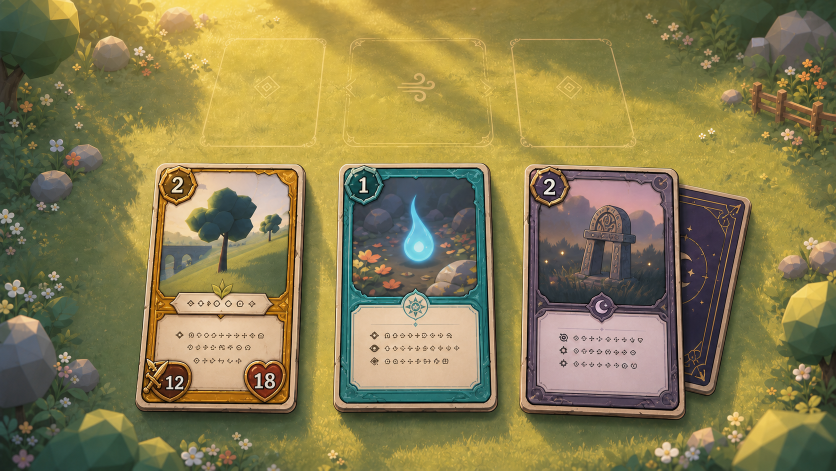
#> input picture docs/exec-50304c60-4218-4f0b-b73f-27b218d4b941.png, 1672 x 941 px (shown at 1/2 size)
$ python make_blind_cards.py
#> lines starting #> are read from the running program, lines starting #| are printed output that depends on the picture
#!/usr/bin/env python3
"""Assemble the anonymized A/B card comparison set and sealed mapping.

For every §13.3 reference-comparable card row, cut the SAME rectangle from
R1 and from the challenger capture, resize detail rows exactly 2x Lanczos,
assign one sealed random A/B mapping for the whole set (as the camera
bake-off did), and write the commitment row into the packet index. The
mapping file lives OUTSIDE the packet; critics receive only labels.
"""
import hashlib
import json
import random
import sys
from pathlib import Path

from PIL import Image

ROOT = Path(__file__).resolve().parent.parent
PACKET = ROOT / "tests/visual/card-packet"
BLIND = PACKET / "blind"
SEALED = ROOT / "tests/visual/card-packet-sealed"
R1 = ROOT / "docs/exec-50304c60-4218-4f0b-b73f-27b218d4b941.png"
CAPTURE = PACKET / "captures/showcase-run1.png"

CARD_ROWS = [
    ("cards-full", (220, 280, 1620, 890), 1),
    ("card-creature-frame", (240, 300, 650, 875), 2),
    ("card-cast-frame", (635, 300, 1040, 875), 2),
    ("card-set-frame", (1000, 300, 1415, 885), 2),
    ("card-back", (1195, 300, 1620, 870), 2),
    ("card-art", (688, 328, 992, 628), 2),
    ("card-title", (688, 548, 992, 640), 2),
    ("card-rules", (688, 612, 992, 808), 2),
    ("card-stats", (272, 700, 616, 828), 2),
    ("card-contact", (248, 776, 1400, 866), 2),
]


def sha256_file(path: Path) -> str:
    return "sha256:" + hashlib.sha256(path.read_bytes()).hexdigest()


def cut(source: Image.Image, rect, scale) -> Image.Image:
    image = source.crop(rect)
    if scale != 1:
        image = image.resize(
            (image.width * scale, image.height * scale), Image.Resampling.LANCZOS
        )
    return image


def main() -> int:
    reference = Image.open(R1).convert("RGB")
#> reference is the input picture: PIL image 1672x941 RGB; mean R, G, B 135.8, 125.1, 80.4
    challenger = Image.open(CAPTURE).convert("RGB")
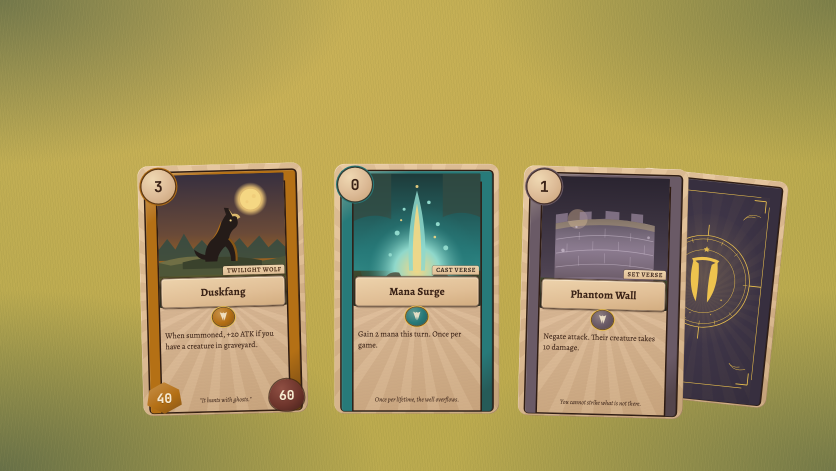
#> input picture tests/visual/card-packet/captures/showcase-run1.png, 1672 x 941 px (shown at 1/2 size)
#> challenger is the input picture: PIL image 1672x941 RGB; mean R, G, B 161.3, 146.8, 88.5

    BLIND.mkdir(parents=True, exist_ok=True)
    SEALED.mkdir(parents=True, exist_ok=True)

    # One sealed mapping for the whole set.
    rng = random.SystemRandom()
    challenger_label = rng.choice(["A", "B"])
    reference_label = "B" if challenger_label == "A" else "A"

    for crop_id, rect, scale in CARD_ROWS:
        directory = BLIND / crop_id
        directory.mkdir(exist_ok=True)
        cut(reference, rect, scale).save(directory / f"{reference_label}.png")
        cut(challenger, rect, scale).save(directory / f"{challenger_label}.png")
#> this loop made 10 passes
#> pass 1, in cut, `image = source.crop(rect)`:
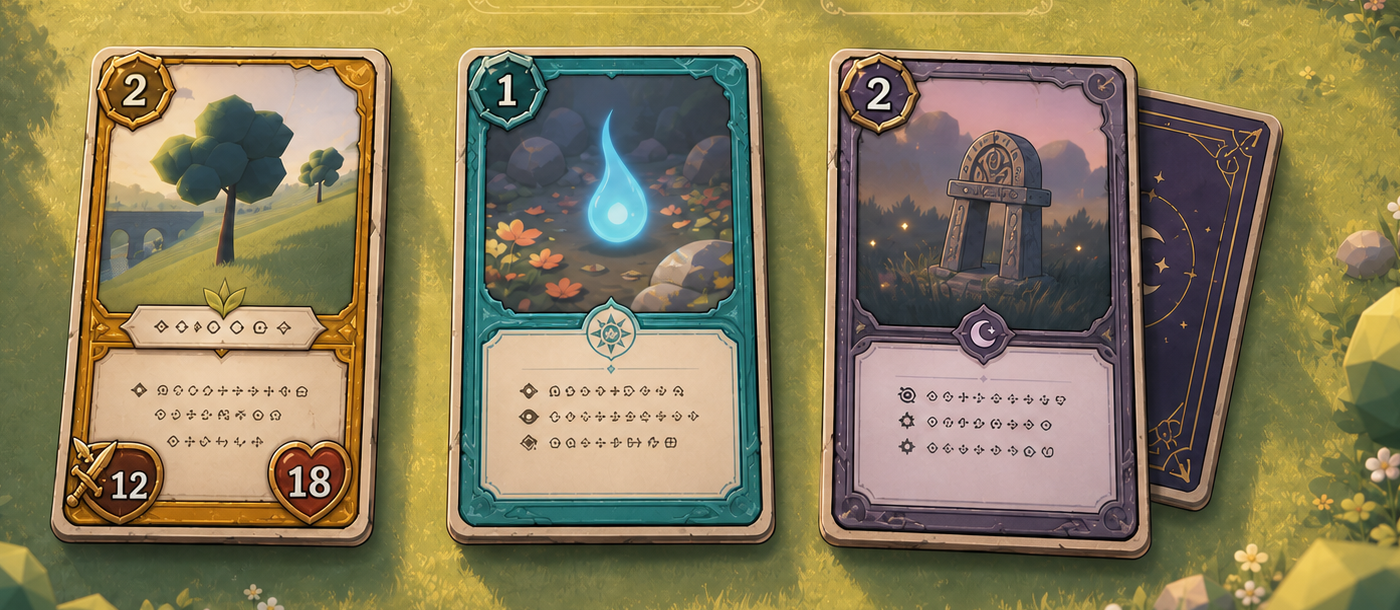
#> image: PIL image 1400x610 RGB; mean R, G, B 136.9, 124.9, 90.2
#> pass 1, in cut (call 2), `image = source.crop(rect)`:
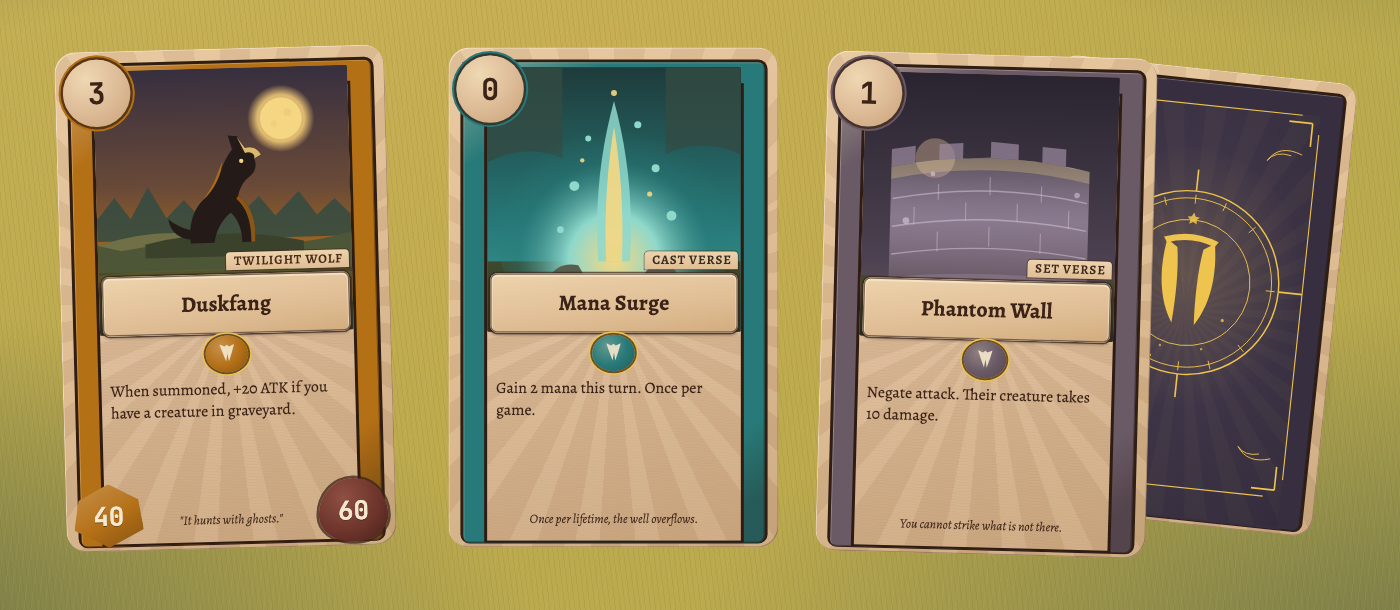
#> image: PIL image 1400x610 RGB; mean R, G, B 152.8, 137.3, 96.1
#> pass 2, in cut (call 3), `image = source.crop(rect)`:
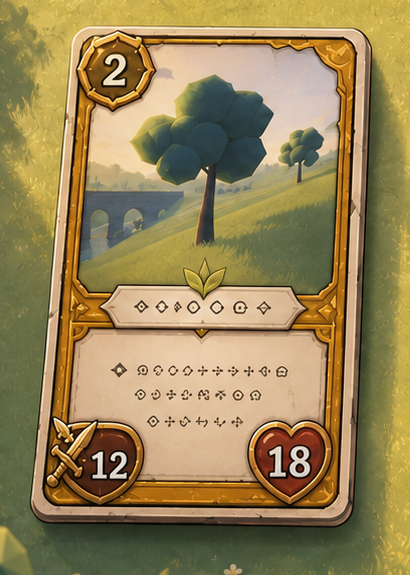
#> image: PIL image 410x575 RGB; mean R, G, B 151.3, 132, 86.7

    mapping = {
        "schema": "tiny-fangs.blind-mapping.v1",
        "set": "card-showcase-r1",
        "challenger": challenger_label,
        "reference": reference_label,
        "challengerCaptureSha256": sha256_file(CAPTURE),
        "referenceSha256": sha256_file(R1),
    }
    mapping_path = SEALED / "card-mapping.json"
    mapping_path.write_text(json.dumps(mapping, indent=2, sort_keys=True) + "\n")

    commitment = {
        "artifactId": "blind-mapping",
        "role": "13.7 sealed A/B commitment",
        "path": "",
        "sha256": sha256_file(mapping_path),
        "required": True,
        "status": "sealed-external",
        "reason": "mapping stored outside the packet; critics verify only this commitment row",
    }
    (PACKET / "blind-commitment.json").write_text(
        json.dumps(commitment, indent=2, sort_keys=True) + "\n"
    )
    print("blind set ready; commitment:", commitment["sha256"])
    return 0


if __name__ == "__main__":
    sys.exit(main())
#> (the program exits here)
